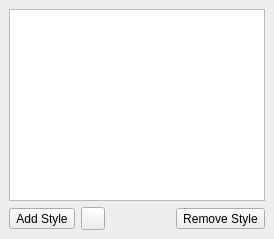
  <widget class="QDockWidget" name="dw_styles">
   <property name="windowTitle">
    <string>Styles</string>
   </property>
   <attribute name="dockWidgetArea">
    <number>2</number>
   </attribute>
   <widget class="QWidget" name="dwc_styles">
    <layout class="QVBoxLayout" name="verticalLayout_5">
     <item>
      <widget class="QListWidget" name="lw_styles"/>
     </item>
     <item>
      <layout class="QHBoxLayout" name="horizontalLayout_5">
       <item>
        <widget class="QToolButton" name="tbtn_add_style">
         <property name="text">
          <string>Add Style</string>
         </property>
         <property name="icon">
          <iconset resource="../rc/resources.qrc">
           <normaloff>:/images/images/add16.png</normaloff>:/images/images/add16.png</iconset>
         </property>
         <property name="toolButtonStyle">
          <enum>Qt::ToolButtonTextBesideIcon</enum>
         </property>
        </widget>
       </item>
       <item>
        <widget class="QToolButton" name="tbtn_edit_style">
         <property name="icon">
          <iconset resource="../rc/resources.qrc">
           <normaloff>:/images/images/edit.png</normaloff>:/images/images/edit.png</iconset>
         </property>
        </widget>
       </item>
       <item>
        <spacer name="horizontalSpacer">
         <property name="orientation">
          <enum>Qt::Horizontal</enum>
         </property>
         <property name="sizeHint" stdset="0">
          <size>
           <width>40</width>
           <height>20</height>
          </size>
         </property>
        </spacer>
       </item>
       <item>
        <widget class="QToolButton" name="tbtn_remove_style">
         <property name="text">
          <string>Remove Style</string>
         </property>
         <property name="icon">
          <iconset resource="../rc/resources.qrc">
           <normaloff>:/images/images/remove16.png</normaloff>:/images/images/remove16.png</iconset>
         </property>
         <property name="toolButtonStyle">
          <enum>Qt::ToolButtonTextBesideIcon</enum>
         </property>
        </widget>
       </item>
      </layout>
     </item>
    </layout>
   </widget>
  </widget>
